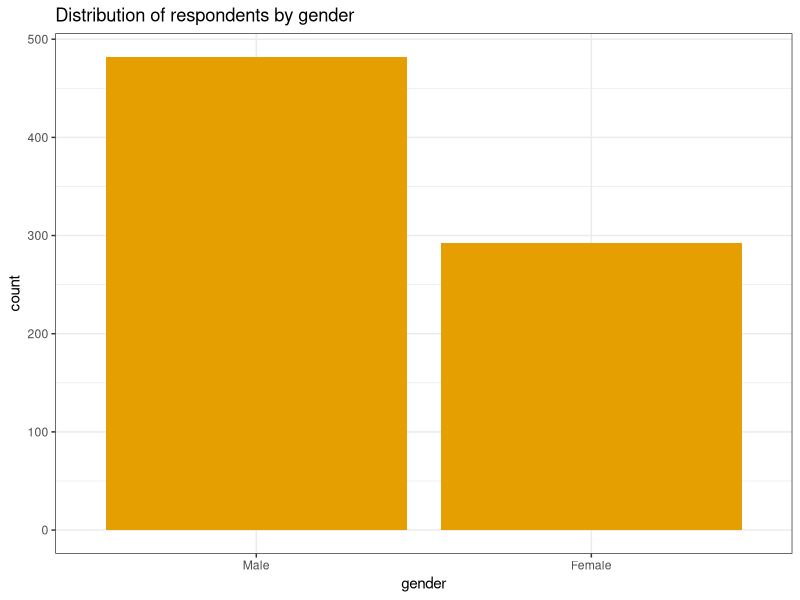
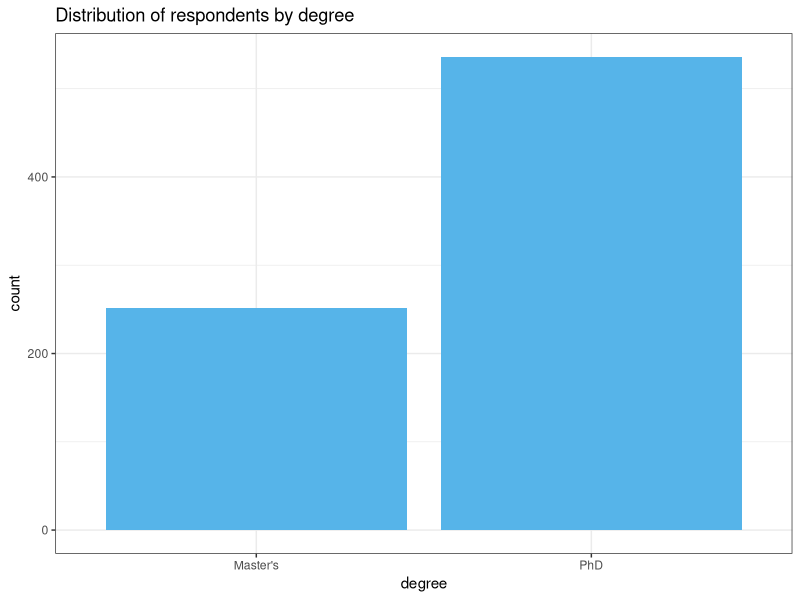
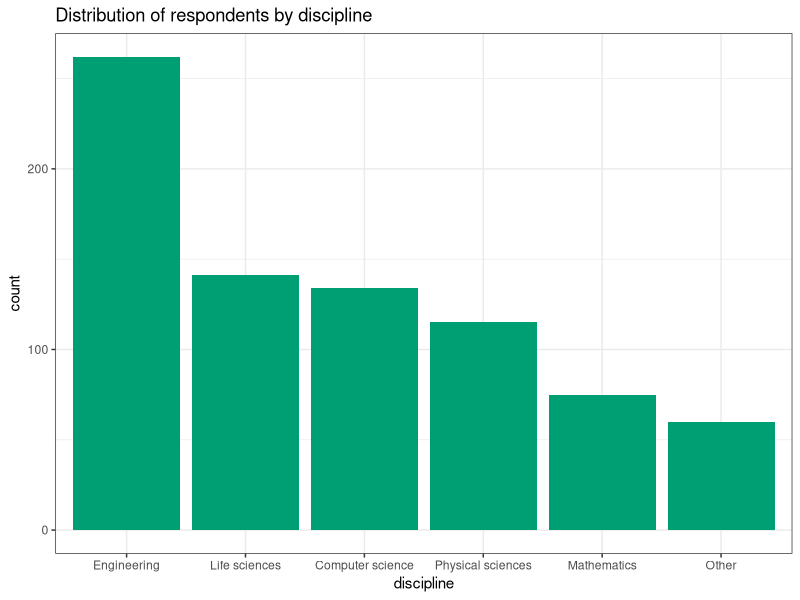
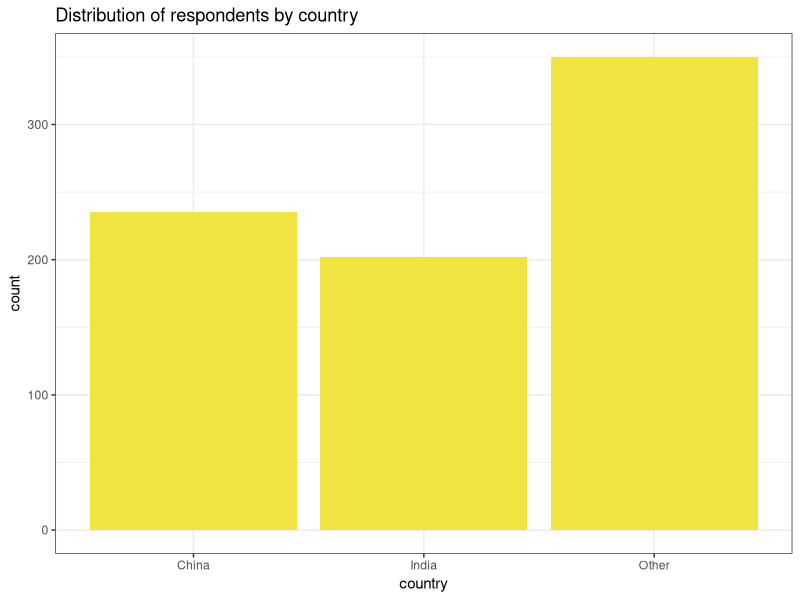
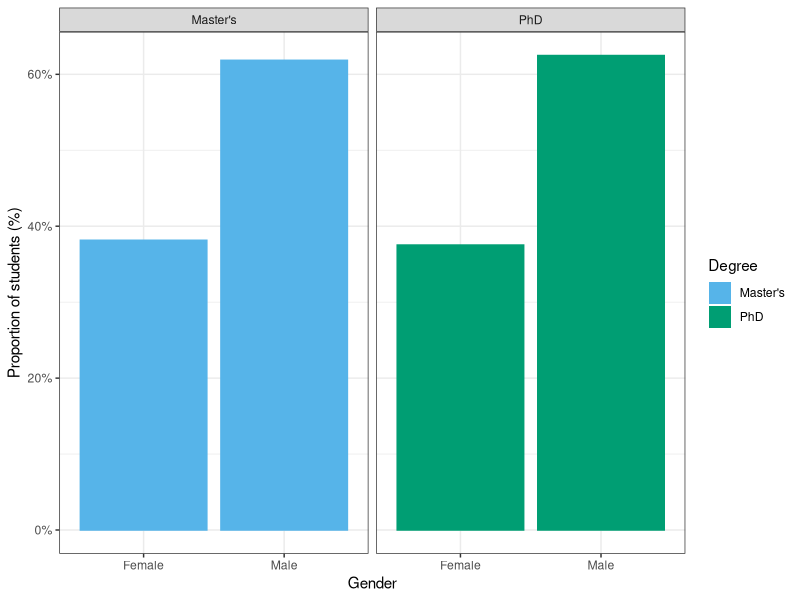
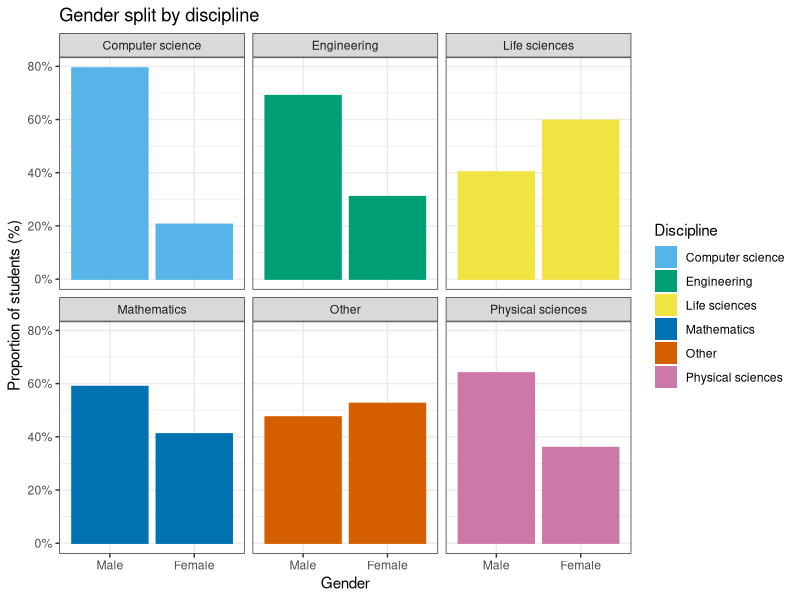
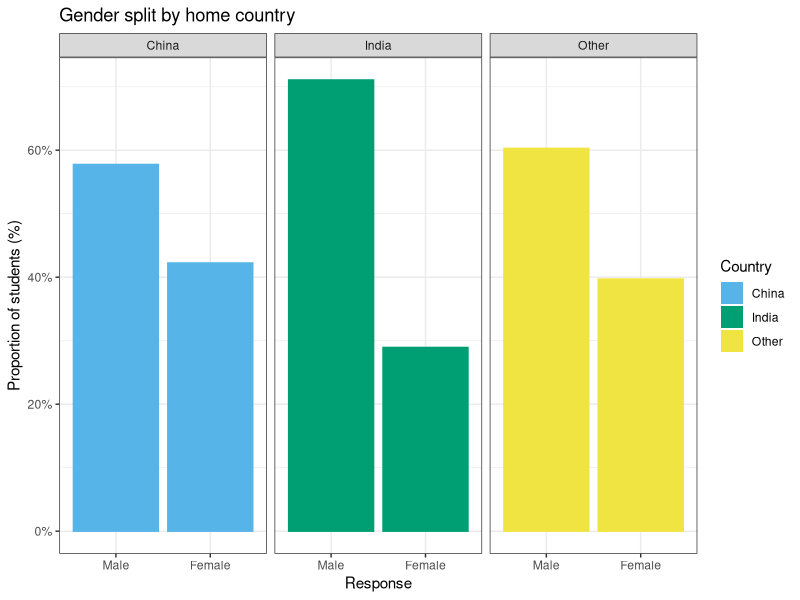
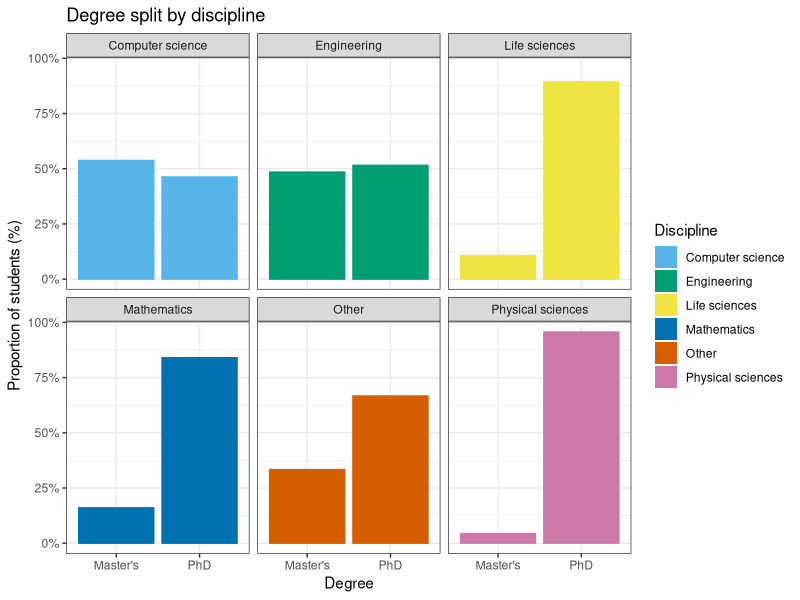

Recreate these plots in R, in order.
## ---- chunk 1
knitr::opts_chunk$set(echo = TRUE, tidy = TRUE)
library(tidyverse)
cb_palette = c("#56B4E9", "#009E73", "#F0E442", "#0072B2", "#D55E00", "#CC79A7", "#E69F00", "#999999")
## ---- chunk 2
country = read.csv("Country-List-Metadata.csv")
# dom = read.csv("Domestic-graduate-student-survey-results.csv")
inter.data = read.csv("International-graduate-student-survey-results.csv")
# Q39
acad.experience <- rowSums(select(inter.data, Q39_1 , Q39_2 , Q39_3 , Q39_4 , Q39_5 , Q39_6 , Q39_7), na.rm = FALSE, dims = 1)/7
# acad.experience = round(acad.experience)
# Q43
acad.challenges =  as.numeric(inter.data$Q43_1 + inter.data$Q43_2 + inter.data$Q43_3 + inter.data$Q43_4 + inter.data$Q43_5 + inter.data$Q43_7)
inter.small = select(inter.data, Q2, Q3, Q4, Q5, Q22, Q36, Q40, Q41, Q42, Q28)
inter.small$Q39 = acad.experience
inter.small$Q43 = ifelse(inter.data$Q43_6, 0, ifelse(acad.challenges<3, 1, 2))
## ---- chunk 3
inter.small$gender <- as.factor(ifelse(inter.small$Q3==1, "Male", ifelse(inter.small$Q3==2, "Female", NA)))
gender_order <- c("Male", "Female")
ggplot(inter.small[!is.na(inter.small$gender),], aes(x=gender)) + stat_count(fill="#E69F00") + theme_bw() +
  ggtitle("Distribution of respondents by gender") +
  scale_x_discrete(limits = gender_order)
## ---- chunk 4
inter.small$degree <- as.factor(ifelse(inter.small$Q4==1, "Master's", "PhD"))
ggplot(inter.small, aes(x=degree)) + stat_count(fill="#56B4E9") + theme_bw() +
  ggtitle("Distribution of respondents by degree")
## ---- chunk 5
inter.small$discipline <- as.factor(ifelse(inter.small$Q5==1, "Life sciences", ifelse(inter.small$Q5==2, "Physical sciences", ifelse(inter.small$Q5==3, "Engineering", ifelse(inter.small$Q5==4, "Mathematics", ifelse(inter.small$Q5==5, "Computer science", "Other"))))))
disc_order <- c("Engineering", "Life sciences", "Computer science", "Physical sciences", "Mathematics", "Other")
ggplot(inter.small, aes(x=discipline)) + stat_count(fill="#009E73") + theme_bw() +
  ggtitle("Distribution of respondents by discipline") +
  scale_x_discrete(limits = disc_order)
## ---- chunk 6
inter.small$country <- as.factor(ifelse(inter.small$Q22==44, "China", ifelse(inter.small$Q22==91, "India", "Other")))
country_order <- c("China", "India", "Other")
ggplot(inter.small, aes(x=country)) + stat_count(fill="#F0E442") + theme_bw() +
  ggtitle("Distribution of respondents by country") +
  scale_x_discrete(limits = country_order)
## ---- chunk 7
inter.small$likelihood = recode(inter.small$Q28, `1` = 2, `3` = 1, `2` = 0)
inter.small$likelihood = as.factor(inter.small$likelihood)
levels(inter.small$likelihood) <- c("Unlikely", "Somewhat likely", "Very likely")
## ---- chunk 8
ggplot(inter.small[!is.na(inter.small$gender),], aes(x=gender, color=degree, fill=degree)) +
  geom_bar(mapping = aes(x = gender, y = ..prop.., group = 1), stat = "count") +
  scale_y_continuous(labels = scales::percent_format(accuracy = 1)) +
  facet_wrap(~degree) +
  guides(fill = guide_legend(title="Degree"), color = FALSE) +
  xlab("Gender") + ylab("Proportion of students (%)") +
  theme_bw() + scale_fill_manual(values=cb_palette) + scale_color_manual(values=cb_palette)
## ---- chunk 9
gender_order <- c("Male", "Female")
ggplot(inter.small[!is.na(inter.small$gender),], aes(x=gender, color=discipline, fill=discipline)) +
  geom_bar(mapping = aes(x = gender, y = ..prop.., group = 1), stat = "count") +
  scale_y_continuous(labels = scales::percent_format(accuracy = 1)) +
  facet_wrap(~discipline) +
  guides(fill = guide_legend(title="Discipline"), color = FALSE) +
  ggtitle("Gender split by discipline") +
  xlab("Gender") + ylab("Proportion of students (%)") +
  theme_bw() + scale_fill_manual(values=cb_palette) + scale_color_manual(values=cb_palette) +
  scale_x_discrete(limits = gender_order)
## ---- chunk 10
gender_order <- c("Male", "Female")
ggplot(inter.small[!is.na(inter.small$gender),], aes(x=gender, color=country, fill=country)) +
  geom_bar(mapping = aes(x = gender, y = ..prop.., group = 1), stat = "count") +
  scale_y_continuous(labels = scales::percent_format(accuracy = 1)) +
  facet_wrap(~country) +
  guides(fill = guide_legend(title="Country"), color = FALSE) +
  ggtitle("Gender split by home country") +
  xlab("Response") + ylab("Proportion of students (%)") +
  theme_bw() + scale_fill_manual(values=cb_palette) + scale_color_manual(values=cb_palette) +
  scale_x_discrete(limits = gender_order)
## ---- chunk 11
ggplot(inter.small[!is.na(inter.small$degree),], aes(x=degree, color=discipline, fill=discipline)) +
  geom_bar(mapping = aes(x = degree, y = ..prop.., group = 1), stat = "count") +
  scale_y_continuous(labels = scales::percent_format(accuracy = 1)) +
  facet_wrap(~discipline) +
  guides(fill = guide_legend(title="Discipline"), color = FALSE) +
  ggtitle("Degree split by discipline") +
  xlab("Degree") + ylab("Proportion of students (%)") +
  theme_bw() + scale_fill_manual(values=cb_palette) + scale_color_manual(values=cb_palette)
## ---- chunk 12
ggplot(inter.small[!is.na(inter.small$degree),], aes(x=degree, color=country, fill=country)) +
  geom_bar(mapping = aes(x = degree, y = ..prop.., group = 1), stat = "count") +
  scale_y_continuous(labels = scales::percent_format(accuracy = 1)) +
  facet_wrap(~country) +
  guides(fill = guide_legend(title="Country"), color = FALSE) +
  ggtitle("Degree split by home country") +
  xlab("Degree") + ylab("Proportion of students (%)") +
  theme_bw() + scale_fill_manual(values=cb_palette) + scale_color_manual(values=cb_palette)
## ---- chunk 13
ggplot(inter.small[!is.na(inter.small$country),], aes(x=country, color=discipline, fill=discipline)) +
  geom_bar(mapping = aes(x = country, y = ..prop.., group = 1), stat = "count") +
  scale_y_continuous(labels = scales::percent_format(accuracy = 1)) +
  facet_wrap(~discipline) +
  guides(fill = guide_legend(title="Discipline"), color = FALSE) +
  ggtitle("Home country split by discipline") +
  xlab("Degree") + ylab("Proportion of students (%)") +
  theme_bw() + scale_fill_manual(values=cb_palette) + scale_color_manual(values=cb_palette)
## ---- chunk 14
ggplot(inter.small[!is.na(inter.small$gender),], aes(x=Q40, color=gender, fill=gender)) +
  geom_bar(mapping = aes(x = Q40, y = ..prop.., group = 1), stat = "count") +
  scale_y_continuous(labels = scales::percent_format(accuracy = 1)) +
  facet_wrap(~gender) +
  guides(fill = guide_legend(title="Sex"), color = FALSE) +
  ggtitle("Treatment by colleagues and professors in the US as compared to home country") +
  labs(caption="Values: 1. Much worse  2. Somewhat worse  3. Neither better nor worse \n  4. Somewhat better  5. Much better") +
  xlab("Response") + ylab("Proportion of students (%)") +
  theme_bw() + scale_fill_manual(values=cb_palette) + scale_color_manual(values=cb_palette)
## ---- chunk 15
ggplot(inter.small[!is.na(inter.small$degree),], aes(x=Q40, color=degree, fill=degree)) +
  geom_bar(mapping = aes(x = Q40, y = ..prop.., group = 1), stat = "count") +
  scale_y_continuous(labels = scales::percent_format(accuracy = 1)) +
  facet_wrap(~degree) +
  guides(fill = guide_legend(title="Degree"), color = FALSE) +
  ggtitle("Treatment by colleagues and professors in the US as compared to home country") +
  labs(caption="Values: 1. Much worse  2. Somewhat worse  3. Neither better nor worse \n  4. Somewhat better  5. Much better") +
  xlab("Response") + ylab("Proportion of students (%)") +
  theme_bw() + scale_fill_manual(values=cb_palette) + scale_color_manual(values=cb_palette)
## ---- chunk 16
ggplot(inter.small[!is.na(inter.small$discipline),], aes(x=Q40, color=discipline, fill=discipline)) +
  geom_bar(mapping = aes(x = Q40, y = ..prop.., group = 1), stat = "count") +
  scale_y_continuous(labels = scales::percent_format(accuracy = 1)) +
  facet_wrap(~discipline) +
  guides(fill = guide_legend(title="Discipline"), color = FALSE) +
  ggtitle("Treatment by colleagues and professors in the US as compared to home country") +
  labs(caption="Values: 1. Much worse  2. Somewhat worse  3. Neither better nor worse \n  4. Somewhat better  5. Much better") +
  xlab("Response") + ylab("Proportion of students (%)") +
  theme_bw() + scale_fill_manual(values=cb_palette) + scale_color_manual(values=cb_palette)
## ---- chunk 17
ggplot(inter.small[!is.na(inter.small$country),], aes(x=Q40, color=country, fill=country)) +
  geom_bar(mapping = aes(x = Q40, y = ..prop.., group = 1), stat = "count") +
  scale_y_continuous(labels = scales::percent_format(accuracy = 1)) +
  facet_wrap(~country) +
  guides(fill = guide_legend(title="Country"), color = FALSE) +
  ggtitle("Treatment by colleagues and professors in the US as compared to home country") +
  labs(caption="Values: 1. Much worse  2. Somewhat worse  3. Neither better nor worse \n  4. Somewhat better  5. Much better") +
  xlab("Response") + ylab("Proportion of students (%)") +
  theme_bw() + scale_fill_manual(values=cb_palette) + scale_color_manual(values=cb_palette)
## ---- chunk 18
ggplot(inter.small[!is.na(inter.small$gender),], aes(x=Q41, color=gender, fill=gender)) +
  geom_bar(mapping = aes(x = Q41, y = ..prop.., group = 1), stat = "count") +
  scale_y_continuous(labels = scales::percent_format(accuracy = 1)) +
  facet_wrap(~gender) +
  guides(fill = guide_legend(title="Sex"), color = FALSE) +
  ggtitle("Expectation of treatment by colleagues and professors in home country if returned") +
  labs(caption="Values: 1. Much worse  2. Somewhat worse  3. Neither better nor worse \n  4. Somewhat better  5. Much better") +
  xlab("Response") + ylab("Proportion of students (%)") +
  theme_bw() + scale_fill_manual(values=cb_palette) + scale_color_manual(values=cb_palette)
## ---- chunk 19
ggplot(inter.small[!is.na(inter.small$degree),], aes(x=Q41, color=degree, fill=degree)) +
  geom_bar(mapping = aes(x = Q41, y = ..prop.., group = 1), stat = "count") +
  scale_y_continuous(labels = scales::percent_format(accuracy = 1)) +
  facet_wrap(~degree) +
  guides(fill = guide_legend(title="Degree"), color = FALSE) +
  ggtitle("Expected treatment in home country on return, split by degree") +
  labs(caption="Values: 1. Much worse  2. Somewhat worse  3. Neither better nor worse \n  4. Somewhat better  5. Much better") +
  xlab("Response") + ylab("Proportion of students (%)") +
  theme_bw() + scale_fill_manual(values=cb_palette) + scale_color_manual(values=cb_palette)
## ---- chunk 20
ggplot(inter.small[!is.na(inter.small$discipline),], aes(x=Q41, color=discipline, fill=discipline)) +
  geom_bar(mapping = aes(x = Q41, y = ..prop.., group = 1), stat = "count") +
  scale_y_continuous(labels = scales::percent_format(accuracy = 1)) +
  facet_wrap(~discipline) +
  guides(fill = guide_legend(title="Discipline"), color = FALSE) +
  ggtitle("Expectation of treatment by colleagues and professors in home country if returned") +
  labs(caption="Values: 1. Much worse  2. Somewhat worse  3. Neither better nor worse \n  4. Somewhat better  5. Much better") +
  xlab("Response") + ylab("Proportion of students (%)") +
  theme_bw() + scale_fill_manual(values=cb_palette) + scale_color_manual(values=cb_palette)
## ---- chunk 21
ggplot(inter.small[!is.na(inter.small$country),], aes(x=Q41, color=country, fill=country)) +
  geom_bar(mapping = aes(x = Q41, y = ..prop.., group = 1), stat = "count") +
  scale_y_continuous(labels = scales::percent_format(accuracy = 1)) +
  facet_wrap(~country) +
  guides(fill = guide_legend(title="Country"), color = FALSE) +
  ggtitle("Expectation of treatment by colleagues and professors in home country if returned") +
  labs(caption="Values: 1. Much worse  2. Somewhat worse  3. Neither better nor worse \n  4. Somewhat better  5. Much better") +
  xlab("Response") + ylab("Proportion of students (%)") +
  theme_bw() + scale_fill_manual(values=cb_palette) + scale_color_manual(values=cb_palette)
## ---- chunk 22
ggplot(inter.small[!is.na(inter.small$gender),], aes(x=Q42, color=gender, fill=gender)) +
  geom_bar(mapping = aes(x = Q42, y = ..prop.., group = 1), stat = "count") +
  scale_y_continuous(labels = scales::percent_format(accuracy = 1)) +
  facet_wrap(~gender) +
  guides(fill = guide_legend(title="Sex"), color = FALSE) +
  ggtitle("Adjustment to American culture") +
  labs(caption="Response values scaled from 1 meaning Did not adjust well to 5 meaning Adjusted well") +
  xlab("Response") + ylab("Proportion of students (%)") +
  theme_bw() + scale_fill_manual(values=cb_palette) + scale_color_manual(values=cb_palette)
## ---- chunk 23
ggplot(inter.small[!is.na(inter.small$degree),], aes(x=Q42, color=degree, fill=degree)) +
  geom_bar(mapping = aes(x = Q42, y = ..prop.., group = 1), stat = "count") +
  scale_y_continuous(labels = scales::percent_format(accuracy = 1)) +
  facet_wrap(~degree) +
  guides(fill = guide_legend(title="Degree"), color = FALSE) +
  ggtitle("Adjustment to American culture") +
  labs(caption="Response values scaled from 1 meaning Did not adjust well to 5 meaning Adjusted well") +
  xlab("Response") + ylab("Proportion of students (%)") +
  theme_bw() + scale_fill_manual(values=cb_palette) + scale_color_manual(values=cb_palette)
## ---- chunk 24
ggplot(inter.small[!is.na(inter.small$discipline),], aes(x=Q42, color=discipline, fill=discipline)) +
  geom_bar(mapping = aes(x = Q42, y = ..prop.., group = 1), stat = "count") +
  scale_y_continuous(labels = scales::percent_format(accuracy = 1)) +
  facet_wrap(~discipline) +
  guides(fill = guide_legend(title="Discipline"), color = FALSE) +
  ggtitle("Adjustment to American culture") +
  labs(caption="Response values scaled from 1 meaning Did not adjust well to 5 meaning Adjusted well") +
  xlab("Response") + ylab("Proportion of students (%)") +
  theme_bw() + scale_fill_manual(values=cb_palette) + scale_color_manual(values=cb_palette)
## ---- chunk 25
ggplot(inter.small[!is.na(inter.small$country),], aes(x=Q42, color=country, fill=country)) +
  geom_bar(mapping = aes(x = Q42, y = ..prop.., group = 1), stat = "count") +
  scale_y_continuous(labels = scales::percent_format(accuracy = 1)) +
  facet_wrap(~country) +
  guides(fill = guide_legend(title="Country"), color = FALSE) +
  ggtitle("Adjustment to American culture") +
  labs(caption="Response values scaled from 1 meaning Did not adjust well to 5 meaning Adjusted well") +
  xlab("Response") + ylab("Proportion of students (%)") +
  theme_bw() + scale_fill_manual(values=cb_palette) + scale_color_manual(values=cb_palette)
## ---- chunk 26
ggplot(inter.small[!is.na(inter.small$gender),], aes(x=Q43, color=gender, fill=gender)) +
  geom_bar(mapping = aes(x = Q43, y = ..prop.., group = 1), stat = "count") +
  scale_y_continuous(labels = scales::percent_format(accuracy = 1)) +
  facet_wrap(~gender) +
  guides(fill = guide_legend(title="Sex"), color = FALSE) +
  ggtitle("Challenges encountered in the US, by gender") +
  labs(caption="Response values: 0: Did not face any challenges 1: Faced some challenges \n2: Faced a lot of challenges") +
  xlab("Response") + ylab("Proportion of students (%)") +
  theme_bw() + scale_fill_manual(values=cb_palette) + scale_color_manual(values=cb_palette)
## ---- chunk 27
ggplot(inter.small[!is.na(inter.small$degree),], aes(x=Q43, color=degree, fill=degree)) +
  geom_bar(mapping = aes(x = Q43, y = ..prop.., group = 1), stat = "count") +
  scale_y_continuous(labels = scales::percent_format(accuracy = 1)) +
  facet_wrap(~degree) +
  guides(fill = guide_legend(title="Degree"), color = FALSE) +
  ggtitle("Challenges encountered in the US") +
  labs(caption="Response values: 0: Did not face any challenges 1: Faced some challenges \n2: Faced a lot of challenges") +
  xlab("Response") + ylab("Proportion of students (%)") +
  theme_bw() + scale_fill_manual(values=cb_palette) + scale_color_manual(values=cb_palette)
## ---- chunk 28
ggplot(inter.small[!is.na(inter.small$discipline),], aes(x=Q43, color=discipline, fill=discipline)) +
  geom_bar(mapping = aes(x = Q43, y = ..prop.., group = 1), stat = "count") +
  scale_y_continuous(labels = scales::percent_format(accuracy = 1)) +
  facet_wrap(~discipline) +
  guides(fill = guide_legend(title="Discipline"), color = FALSE) +
  ggtitle("Challenges encountered in the US, by discipline") +
  labs(caption="Response values: 0: Did not face any challenges 1: Faced some challenges \n2: Faced a lot of challenges") +
  xlab("Response") + ylab("Proportion of students (%)") +
  theme_bw() + scale_fill_manual(values=cb_palette) + scale_color_manual(values=cb_palette)
## ---- chunk 29
ggplot(inter.small[!is.na(inter.small$country),], aes(x=Q43, color=country, fill=country)) +
  geom_bar(mapping = aes(x = Q43, y = ..prop.., group = 1), stat = "count") +
  scale_y_continuous(labels = scales::percent_format(accuracy = 1)) +
  facet_wrap(~country) +
  guides(fill = guide_legend(title="Country"), color = FALSE) +
  ggtitle("Challenges encountered in the US") +
  labs(caption="Response values: 0: Did not face any challenges 1: Faced some challenges \n2: Faced a lot of challenges") +
  xlab("Response") + ylab("Proportion of students (%)") +
  theme_bw() + scale_fill_manual(values=cb_palette) + scale_color_manual(values=cb_palette)
## ---- chunk 30
aggregate(Q40 ~ discipline, data=inter.small, length)
## ---- chunk 31
ggplot(inter.small[!is.na(inter.small$gender),], aes(x = Q39, ..count.., fill = likelihood)) + 
  geom_density(position = "fill") + 
  ggtitle("Likelihood of staying in the US after graduation") + 
  scale_fill_manual(values = cb_palette) +
  facet_wrap(~gender)
## ---- chunk 32
ggplot(inter.small, aes(x = Q40, ..count.., fill = likelihood)) + stat_count(position = "fill") + ggtitle("Likelihood of staying in the US after graduation") + scale_fill_manual(values = cb_palette)
## ---- chunk 33
ggplot(inter.small, aes(x = Q41, ..count.., fill = likelihood)) + stat_count(position = "fill") + ggtitle("Likelihood of staying in the US after graduation") + scale_fill_manual(values = cb_palette)
## ---- chunk 34
ggplot(inter.small, aes(x = Q42, ..count.., fill = likelihood)) + stat_count(position = "fill") + ggtitle("Likelihood of staying in the US after graduation") + scale_fill_manual(values = cb_palette)
## ---- chunk 35
ggplot(inter.small, aes(x = Q43, ..count.., fill = likelihood)) + stat_count(position = "fill") + ggtitle("Likelihood of staying in the US after graduation") + scale_fill_manual(values = cb_palette)
## ---- chunk 36
summary(factor(inter.data$Q22))
